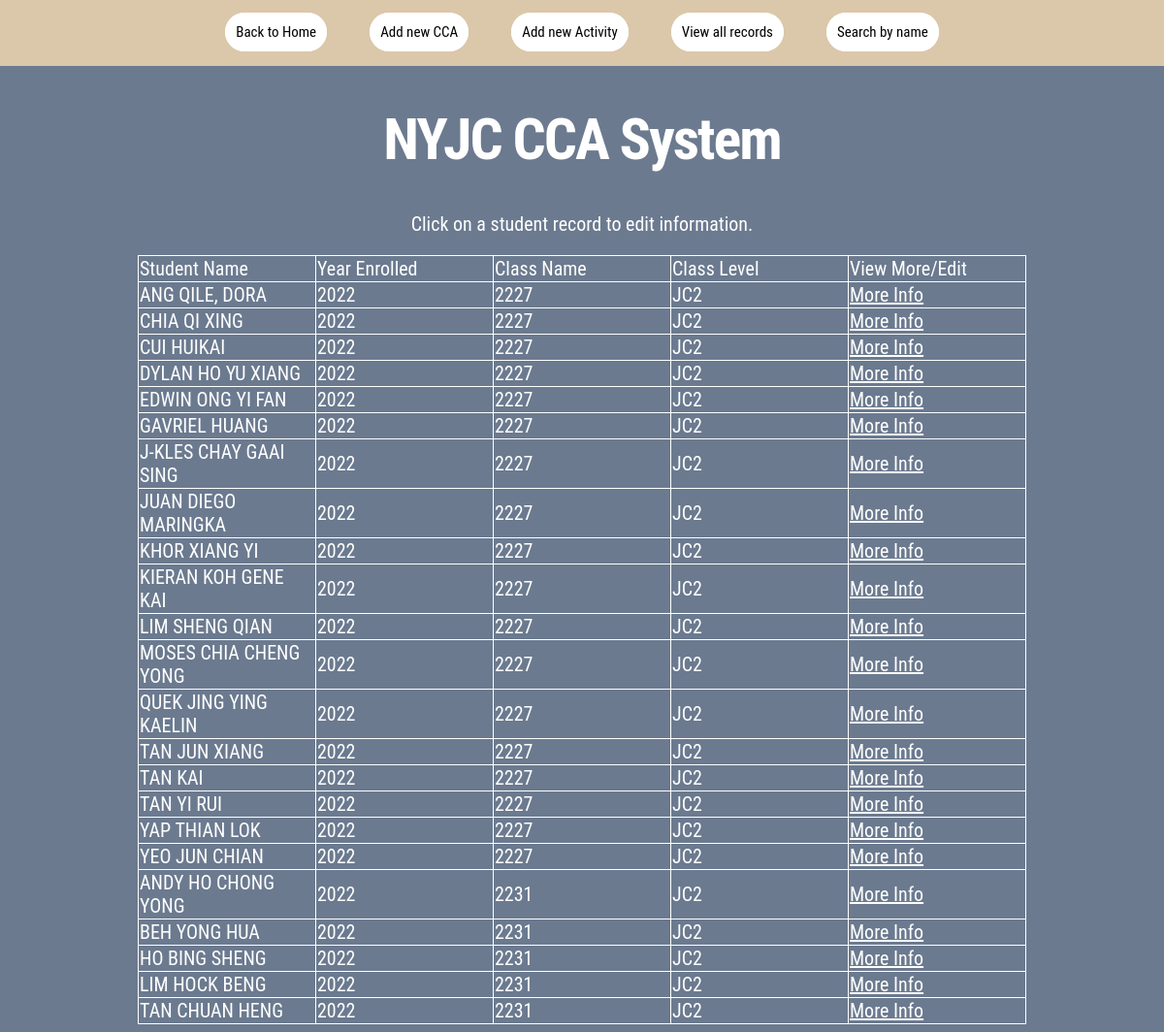
Screenshot of /view_students with the database file from the repository.
### tables this page shows
CREATE TABLE "student" (
	"id"	INTEGER,
	"name"	INTEGER,
	"year_enrolled"	INTEGER,
	"year_grad"	INTEGER,
	"class_id"	INTEGER,
	PRIMARY KEY("id"),
	FOREIGN KEY("class_id") REFERENCES "class"("id")
);

CREATE TABLE "class" (
	"id"	INTEGER,
	"name"	TEXT,
	"level"	TEXT,
	PRIMARY KEY("id")
);

### main.py (the view)
@app.route("/view_students")
def view_students():
    data = student_data.get_all()
    for record in data:
        record["View More/Edit"] = record["student_name"]
    return render_template("view_students.html",
                           record_data = data
                          )

### storage.py (called while the page is built)
    def _execute_dql(self, query, find="one", search_by=None):
        with sqlite3.connect(self._dbname) as conn:
            cur = conn.cursor()
            if find == "one":
                cur.execute(query, (search_by,))
            else:
                cur.execute(query)
            return cur.fetchall()

    def _join_class(self, name=None):
        query = '''
        SELECT
        "student"."name",
        "student"."year_enrolled",
        "class"."name",
        "class"."level"
        FROM "student"
        INNER JOIN "class" ON "student"."class_id" = "class"."id"
        '''
        find = "many"
        if name is not None:
            specific_query = '''WHERE "student"."name" = ?'''
            query += specific_query
            find = "one"
        data = self._execute_dql(query, find=find, search_by=name)
        return self._data_compile(data, "student_details", ["student_name", "year_enrolled", "class_name", "class_level"])

    def _data_compile(self, data, key, key_names):
        storage = []
        size = len(data)
        if data == []:
            return data
        for i, record in enumerate(data, start=1):
            records = {}
            temp = {}
            for j, r in enumerate(record):
                temp[key_names[j]] = r
            if size > 1:
                keyname = key + "_" + str(i)
                records[keyname] = temp
            else:
                records[key] = temp
            storage.append(records)
        return storage

    def get_all(self):
        storage = []
        for record in self._join_class():
            for key, value in record.items():
                storage.append(value)
        return storage

### templates/view_students.html (shortened to what this page needs)
<!DOCTYPE HTML>
<html>
    <head>
        <link rel="stylesheet" href = "{{ url_for('static', filename='styles.css') }}"/>
    </head>
    <body>
        {% include 'header.html' %}
        <div class="main_page">
            <h1 class="page_title">NYJC CCA System</h1>
            <p class="page_text">Click on a student record to edit information.</p>
            <table class="main_table">
                <tr>
                    {% for name, value in record_data[0].items() %}
                    <td class="page_text main_td">{{ name.title().replace("_", " ") }}</td>
                    {% endfor %}
                </tr>
                {% for record in record_data %}
                <tr id="hover_tr">
                    {% for name, value in record.items() %}
                    {% if name == "View More/Edit" %}
                        <td class="page_text main_td">
                            <a
                                class="page_text"
                                href="/search_record?student_name={{ value.replace(' ','_') }}"
                                style="text-decoration: underline">More Info</a>
                        </td>
                    {% endif %}
                    {% if name != "View More/Edit" %}
                    <td class="page_text main_td">{{value}}</td>
                    {% endif %}
                    {% endfor %}
                </tr>
                {% endfor %}
            </table>
        </div>
    </body>
</html>

### templates/header.html
<header>
    <div id="header">
        <span id="header_bar_left">
            <ol class="main_button" style="padding-left: 0px">
                    <a href="/" class="button_anchor">Back to Home</a>
            </ol>
        </span>
        <span id="header_bar_right">
            <ul>
                <ol class="main_button" style="padding-left: 0px">
                    <a href="/add_cca" class="button_anchor">Add new CCA</a>
                </ol>
                <ol class="main_button">
                    <a href="/add_activity" class="button_anchor">Add new Activity</a>
                </ol>
                <ol class="main_button">
                    <a href="/view_students" class="button_anchor">View all records</a>
                <ol class="main_button">
                    <a href="/search_record" class="button_anchor">Search by name</a>
            </ul>
        </span>
    </div>
</header>

### static/styles.css (style rules this page uses)
html { background-color: #6B7A8F; }
a { color: black; text-decoration: none; font-family: "Roboto Condensed", sans-serif; }
#header { background-color: #DBC7AA; color: white; padding: 10px; margin-top: -10px; margin-left: -10px; margin-right: -10px; text-align: center }
#header_bar_left { padding: 0px; }
#header_bar_right { display: inline-block; }
.main_button { display: inline-block }
.button_anchor { padding: 10px; font-size: 15px; background-color: white; border: 1px white solid; border-radius: 20px; transition: background-color 0.5s; }
.main_page { text-align: center; }
.main_table { margin: auto; border-collapse: collapse; }
#hover_tr { transition: background-color 0.5s; }
.main_td { border: 1px white solid; text-align: left; width: 15vw; }
.page_title { font-family: "Roboto Condensed", sans-serif; font-size: 60px; color: #FFFFFF; font-weight: 900; letter-spacing: -2px; }
.page_text { font-family: "Roboto Condensed", sans-serif; font-size: 20px; color: white; font-weight: 900 letter-spacing: -2px; }

### rows the page displays
student: title "Student Name", title "Year Enrolled", title "Class Name", title "Class Level", title "View More/Edit", name "ANG QILE, DORA", year_enrolled "2022", name "2227", level "JC2"
student: name "CHIA QI XING", year_enrolled "2022", name "2227", level "JC2"
student: name "CUI HUIKAI", year_enrolled "2022", name "2227", level "JC2"
student: name "DYLAN HO YU XIANG", year_enrolled "2022", name "2227", level "JC2"
student: name "EDWIN ONG YI FAN", year_enrolled "2022", name "2227", level "JC2"
student: name "GAVRIEL HUANG", year_enrolled "2022", name "2227", level "JC2"
student: name "J-KLES CHAY GAAI SING", year_enrolled "2022", name "2227", level "JC2"
student: name "JUAN DIEGO MARINGKA", year_enrolled "2022", name "2227", level "JC2"
student: name "KHOR XIANG YI", year_enrolled "2022", name "2227", level "JC2"
student: name "KIERAN KOH GENE KAI", year_enrolled "2022", name "2227", level "JC2"
student: name "LIM SHENG QIAN", year_enrolled "2022", name "2227", level "JC2"
student: name "MOSES CHIA CHENG YONG", year_enrolled "2022", name "2227", level "JC2"
student: name "QUEK JING YING KAELIN", year_enrolled "2022", name "2227", level "JC2"
student: name "TAN JUN XIANG", year_enrolled "2022", name "2227", level "JC2"
student: name "TAN KAI", year_enrolled "2022", name "2227", level "JC2"
student: name "TAN YI RUI", year_enrolled "2022", name "2227", level "JC2"
student: name "YAP THIAN LOK", year_enrolled "2022", name "2227", level "JC2"
student: name "YEO JUN CHIAN", year_enrolled "2022", name "2227", level "JC2"
student: name "ANDY HO CHONG YONG", year_enrolled "2022", name "2231", level "JC2"
student: name "BEH YONG HUA", year_enrolled "2022", name "2231", level "JC2"
student: name "HO BING SHENG", year_enrolled "2022", name "2231", level "JC2"
student: name "LIM HOCK BENG", year_enrolled "2022", name "2231", level "JC2"
student: name "TAN CHUAN HENG", year_enrolled "2022", name "2231", level "JC2"
